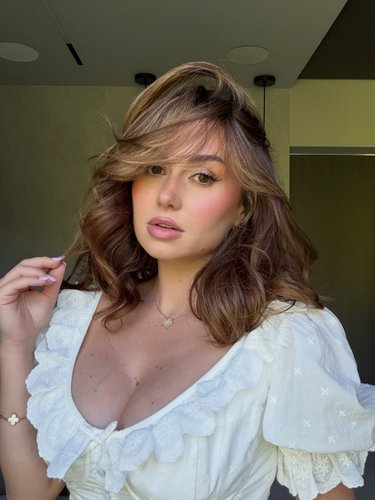
#> input picture influencers/ekipa/W3R0N1K4/thumbnails/W3R0N1K4-000001.jpg, 375 x 500 px
$ python -i parser.py   (imports and definitions only)
#> lines starting #> are read from the running program, lines starting #| are printed output that depends on the picture
"""Build influencer image galleries from the influencers directory.

By default the script converts, deduplicates, renames images, creates gallery
thumbnails, and updates the JSON image paths. Use --preview to print the plan
without changes.
"""

from __future__ import annotations

import argparse
import hashlib
import json
import shutil
import sys
from dataclasses import dataclass
from pathlib import Path
from typing import Any

from PIL import Image, ImageOps


IMAGE_EXTENSIONS = {".jpg", ".jpeg", ".png", ".webp", ".bmp", ".gif", ".tif", ".tiff"}
PROFILE_NAMES = {"profile", "profile-image", "profile_image"}
HASH_SIZE = 32
AHASH_SIZE = 16
AHASH_DISTANCE_LIMIT = 4
THUMBNAIL_FOLDER = "thumbnails"
THUMBNAIL_SIZE = (400, 500)


@dataclass
class ImageCandidate:
	source: Path
	exact_hash: str
	average_hash: int
	aspect_ratio: float


# [28 lines left out: functions parse_arguments, project_paths, not called in this run]


def is_gallery_image(path: Path) -> bool:
	return path.is_file() and path.suffix.lower() in IMAGE_EXTENSIONS


def is_profile_image(path: Path) -> bool:
	return path.stem.lower() in PROFILE_NAMES


def average_hash(image: Image.Image) -> int:
	grayscale = image.convert("L").resize((AHASH_SIZE, AHASH_SIZE), Image.Resampling.LANCZOS)
	pixels = list(grayscale.get_flattened_data())
	average = sum(pixels) / len(pixels)
	return sum(1 << index for index, pixel in enumerate(pixels) if pixel >= average)


def image_candidate(path: Path) -> ImageCandidate:
	with Image.open(path) as source_image:
#> source_image is the input picture: PIL image 375x500 RGB; mean R, G, B 117.9, 109.6, 98.2
		image = ImageOps.exif_transpose(source_image).convert("RGB")
		normalized = image.resize((HASH_SIZE, HASH_SIZE), Image.Resampling.LANCZOS)
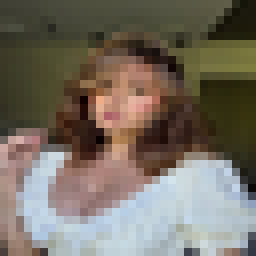
#> normalized: PIL image 32x32 RGB (shown 8 times larger); mean R, G, B 118, 109.7, 98.3
		exact_hash = hashlib.sha256(normalized.tobytes()).hexdigest()
		return ImageCandidate(
			source=path,
			exact_hash=exact_hash,
			average_hash=average_hash(image),
			aspect_ratio=image.width / image.height,
		)
#> in average_hash, `grayscale = image.convert("L").resize((AHASH_SIZE, AHASH_SIZE), Image...`:
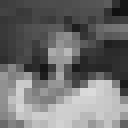
#> grayscale: PIL image 16x16 L (shown 8 times larger); min 15, max 219, mean 111


# [49 lines left out: functions is_duplicate, collect_candidates, convert_to_jpg, create_thumbnail, not called in this run]


def relative_json_path(path: Path, project_root: Path) -> str:
	return path.relative_to(project_root).as_posix()


# [114 lines left out: functions process_folder, load_json, update_images, main, not called in this run]


# [2 lines not run here, left out]

#> (the run stopped early here; a loop or call above may not have finished)

$ run again, on influencers/ekipa/W3R0N1K4/thumbnails/W3R0N1K4-000005.jpg
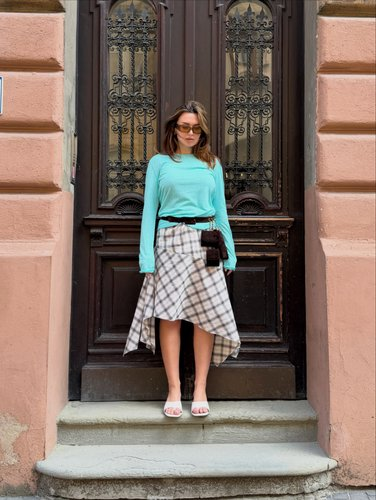
#> input picture influencers/ekipa/W3R0N1K4/thumbnails/W3R0N1K4-000005.jpg, 376 x 500 px
#> in image_candidate, source_image is the input picture: PIL image 376x500 RGB; mean R, G, B 128.8, 111.6, 101.5
#> in image_candidate, `normalized = image.resize((HASH_SIZE, HASH_SIZE), Image.Resampling.LAN..`:
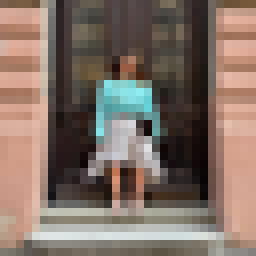
#> normalized: PIL image 32x32 RGB (shown 8 times larger); mean R, G, B 128.8, 111.6, 101.4
#> in average_hash, `grayscale = image.convert("L").resize((AHASH_SIZE, AHASH_SIZE), Image...`:
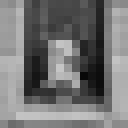
#> grayscale: PIL image 16x16 L (shown 8 times larger); min 8, max 197, mean 115.8

$ run again, on influencers/ekipa/W3R0N1K4/thumbnails/W3R0N1K4-000006.jpg
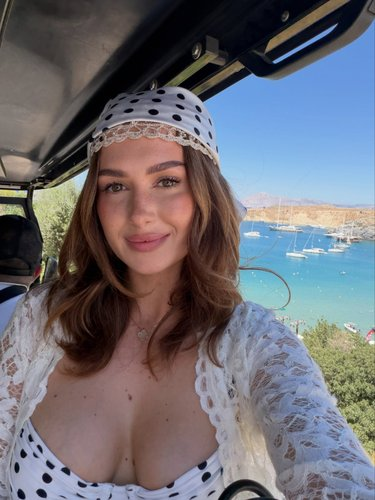
#> input picture influencers/ekipa/W3R0N1K4/thumbnails/W3R0N1K4-000006.jpg, 375 x 500 px
#> in image_candidate, source_image is the input picture: PIL image 375x500 RGB; mean R, G, B 109.9, 108.6, 115.5
#> in image_candidate, `normalized = image.resize((HASH_SIZE, HASH_SIZE), Image.Resampling.LAN..`:
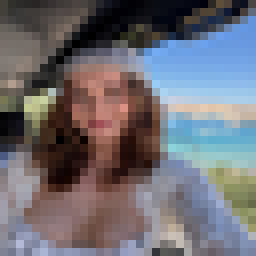
#> normalized: PIL image 32x32 RGB (shown 8 times larger); mean R, G, B 109.9, 108.6, 115.5
#> in average_hash, `grayscale = image.convert("L").resize((AHASH_SIZE, AHASH_SIZE), Image...`:
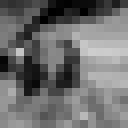
#> grayscale: PIL image 16x16 L (shown 8 times larger); min 0, max 205, mean 109.9
